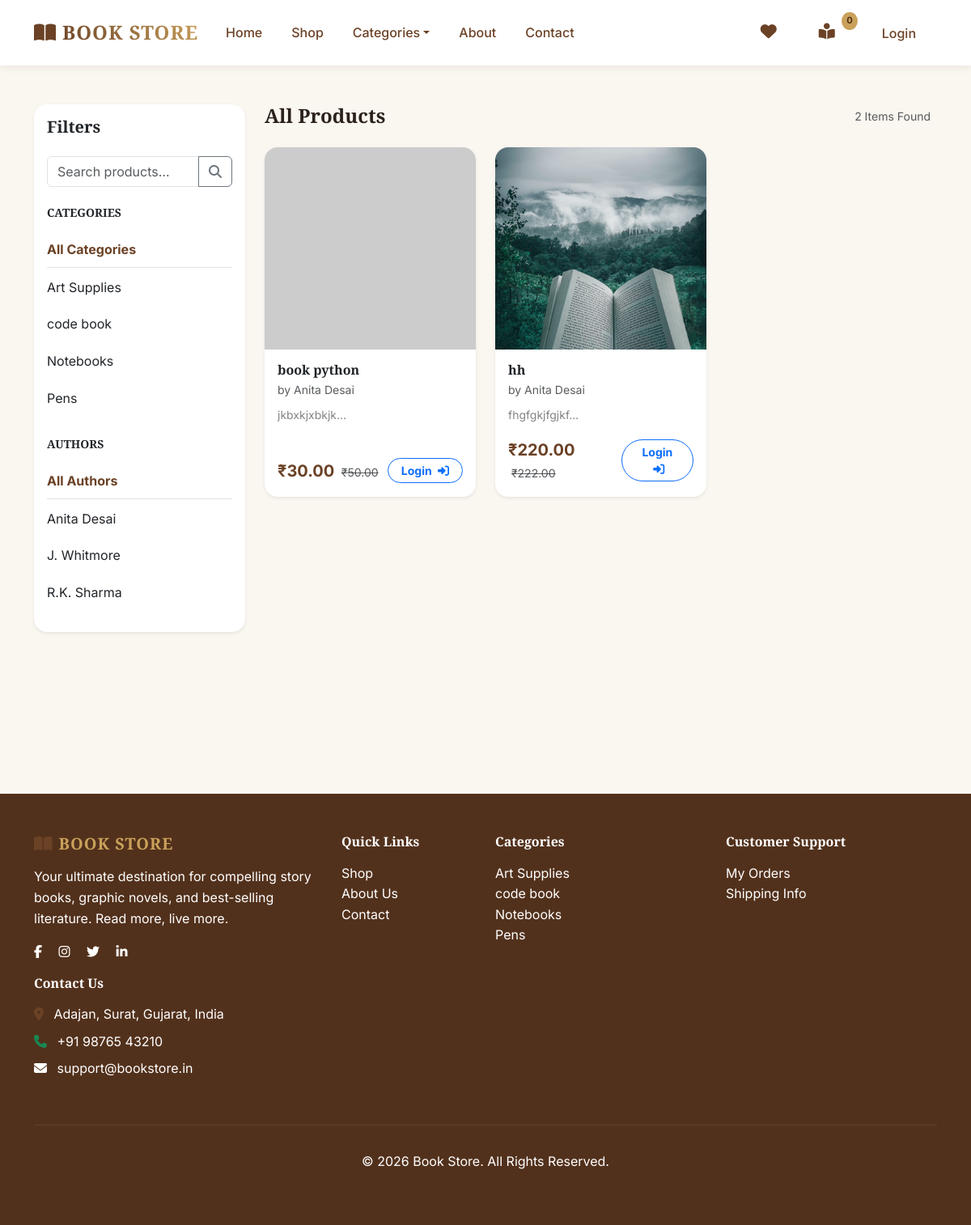
The page /shop.php on the database its author committed.
### tables this page shows
CREATE TABLE `categories` (
  `id` int(11) NOT NULL,
  `name` varchar(255) NOT NULL,
  `description` text DEFAULT NULL,
  `image` varchar(255) DEFAULT NULL,
  `created_at` timestamp NOT NULL DEFAULT current_timestamp()
);

CREATE TABLE `authors` (
  `id` int(11) NOT NULL,
  `name` varchar(255) NOT NULL,
  `bio` text DEFAULT NULL,
  `created_at` timestamp NOT NULL DEFAULT current_timestamp()
);

CREATE TABLE `products` (
  `id` int(11) NOT NULL,
  `category_id` int(11) DEFAULT NULL,
  `author_id` int(11) DEFAULT NULL,
  `name` varchar(255) NOT NULL,
  `isbn` varchar(20) DEFAULT NULL,
  `publisher` varchar(255) DEFAULT NULL,
  `publication_date` date DEFAULT NULL,
  `description` text DEFAULT NULL,
  `price` decimal(10,2) NOT NULL,
  `discount` decimal(10,2) NOT NULL DEFAULT 0.00,
  `stock` int(11) NOT NULL,
  `image` varchar(255) DEFAULT NULL,
  `status` enum('active','inactive') DEFAULT 'active',
  `created_at` timestamp NOT NULL DEFAULT current_timestamp()
);

### core/classes/Database.php (called while the page is built, shortened)
<?php
class Database {
    private $host = DB_HOST;
    private $user = DB_USER;
    private $pass = DB_PASS;
    private $dbname = DB_NAME;
    private $dbh;
    public function __construct() {
        $dsn = 'mysql:host=' . $this->host . ';dbname=' . $this->dbname;
        $options = array(
            PDO::ATTR_ERRMODE => PDO::ERRMODE_EXCEPTION,
            PDO::ATTR_DEFAULT_FETCH_MODE => PDO::FETCH_ASSOC
        );
        try {
            $this->dbh = new PDO($dsn, $this->user, $this->pass, $options);
        } catch (PDOException $e) {
            $this->error = $e->getMessage();
            $current = basename($_SERVER['SCRIPT_NAME'] ?? '');
            if ($current !== 'setup.php' && php_sapi_name() !== 'cli') {
                $proto = (!empty($_SERVER['HTTPS']) && $_SERVER['HTTPS'] !== 'off') ? 'https' : 'http';
                $host = $_SERVER['HTTP_HOST'] ?? 'localhost';
                $dir = rtrim(dirname($_SERVER['SCRIPT_NAME']), '/');
                $dir = preg_replace('#/(admin|core|includes)(/.*)?$#', '', $dir);
                $dir = rtrim($dir, '/');
                $setupUrl = $proto . '://' . $host . $dir . '/setup.php';
                if (!headers_sent()) {
                    header("Location: $setupUrl");
                    exit;
                } else {
                    echo "<div style='font-family:sans-serif;max-width:600px;margin:40px auto;padding:24px;border:1px solid #fecaca;background:#fef2f2;border-radius:12px;text-align:center'>"
                        . "<h3 style='color:#991b1b'>Database not ready!</h3>"
                        . "<p>XAMPP me MySQL start karo aur <a href='$setupUrl' style='color:#0d6efd;font-weight:bold'>setup.php</a> kholo.</p>"
                        . "<p style='font-size:12px;color:#666'>Error: ".htmlspecialchars($this->error)."</p>"
                        . "<a href='$setupUrl' style='display:inline-block;margin-top:10px;padding:10px 20px;background:#0d6efd;color:#fff;border-radius:999px;text-decoration:none'>Go to Setup →</a>"
                        . "</div>";
                    exit;
                }
            }
        }
    }
    public function query($sql) {
        return $this->dbh->prepare($sql);
    }
}
?>

### core/classes/Product.php (called while the page is built, shortened)
<?php
class Product {
    private $db;
    public function __construct($db) {
        $this->db = $db;
    }
    public function getCategories() {
        $stmt = $this->db->query("SELECT * FROM categories ORDER BY name ASC");
        $stmt->execute();
        return $stmt->fetchAll(PDO::FETCH_ASSOC);
    }
    public function getFilteredProducts($category_id = null, $author_id = null, $search = '') {
        $sql = "SELECT p.*, c.name as category_name, a.name as author_name FROM products p LEFT JOIN categories c ON p.category_id = c.id LEFT JOIN authors a ON p.author_id = a.id WHERE p.status = 'active'";
        $params = [];
        $sql .= " ORDER BY p.created_at DESC";
        $stmt = $this->db->query($sql);
        $stmt->execute($params);
        return $stmt->fetchAll(PDO::FETCH_ASSOC);
    }
    public function getAuthors() {
        $stmt = $this->db->query("SELECT * FROM authors ORDER BY name ASC");
        $stmt->execute();
        return $stmt->fetchAll(PDO::FETCH_ASSOC);
    }
}
?>

### shop.php (the view, shortened to what this page needs)
<?php
require_once 'includes/header.php';
$category_id = isset($_GET['category']) && $_GET['category'] !== '' ? $_GET['category'] : null;
$author_id = isset($_GET['author']) && $_GET['author'] !== '' ? $_GET['author'] : null;
$search = isset($_GET['search']) ? trim($_GET['search']) : '';
$products = $productModel->getFilteredProducts($category_id, $author_id, $search);
$categories = $productModel->getCategories();
$authors = $productModel->getAuthors();
?>
<div class="container py-5">
    <div class="row">
        <div class="col-lg-3 mb-4">
            <div class="card border-0 shadow-sm rounded-4 p-3 sticky-lg-top" style="top: 100px;">
                <h5 class="fw-bold mb-4">Filters</h5>
                <form action="shop.php" method="GET" class="mb-4">
                    <div class="input-group">
                        <input type="text" name="search" class="form-control" placeholder="Search products..." value="<?php echo htmlspecialchars($search); ?>">
                        <button class="btn btn-outline-secondary" type="submit"><i class="fas fa-search"></i></button>
                    </div>
                </form>
                <h6 class="fw-bold mb-3 small text-uppercase ls-1">Categories</h6>
                <div class="list-group list-group-flush mb-4">
                    <a href="shop.php?<?php echo http_build_query(array_filter(['author' => $author_id, 'search' => $search])); ?>" class="list-group-item list-group-item-action border-0 px-0 mb-1 <?php echo !$category_id ? 'fw-bold text-primary border-bottom' : ''; ?>">
                        All Categories
                    </a>
                    <?php foreach($categories as $cat): ?>
                    <a href="shop.php?<?php echo http_build_query(array_filter(['category' => $cat['id'], 'author' => $author_id, 'search' => $search])); ?>" class="list-group-item list-group-item-action border-0 px-0 mb-1 <?php echo $category_id == $cat['id'] ? 'fw-bold text-primary border-bottom' : ''; ?>">
                        <?php echo htmlspecialchars($cat['name']); ?>
                    </a>
                    <?php endforeach; ?>
                </div>
                <h6 class="fw-bold mb-3 small text-uppercase ls-1">Authors</h6>
                <div class="list-group list-group-flush mb-2">
                    <a href="shop.php?<?php echo http_build_query(array_filter(['category' => $category_id, 'search' => $search])); ?>" class="list-group-item list-group-item-action border-0 px-0 mb-1 <?php echo !$author_id ? 'fw-bold text-primary border-bottom' : ''; ?>">
                        All Authors
                    </a>
                    <?php foreach($authors as $a): ?>
                    <a href="shop.php?<?php echo http_build_query(array_filter(['category' => $category_id, 'author' => $a['id'], 'search' => $search])); ?>" class="list-group-item list-group-item-action border-0 px-0 mb-1 <?php echo $author_id == $a['id'] ? 'fw-bold text-primary border-bottom' : ''; ?>">
                        <?php echo htmlspecialchars($a['name']); ?>
                    </a>
                    <?php endforeach; ?>
                </div>
            </div>
        </div>
        <div class="col-lg-9">
            <div class="d-flex justify-content-between align-items-center mb-4">
                <h4 class="fw-bold mb-0">
                    <?php
                    $title_parts = [];
                    echo !empty($title_parts) ? implode(' &middot; ', $title_parts) : 'All Products';
                    ?>
                </h4>
                <div class="d-flex align-items-center">
                    <small class="text-muted me-2"><?php echo count($products); ?> Items Found</small>
                </div>
            </div>
            <div class="row g-4">
                <?php if(empty($products)): ?>
                    <div class="col-12 py-5 text-center">
                        <i class="fas fa-search-minus display-1 opacity-25 mb-3"></i>
                        <h4 class="fw-light">No products found matching your criteria.</h4>
                    </div>
                <?php else: ?>
                    <?php foreach($products as $p):
                        $p_final = $p['price'] - $p['discount'];
                    ?>
                    <div class="col-md-4 col-sm-6">
                        <div class="card product-card h-100 shadow-sm border-0 rounded-4 overflow-hidden">
                            <img src="assets/images/<?php echo $p['image']; ?>" class="card-img-top" alt="<?php echo htmlspecialchars($p['name']); ?>" onerror="this.src='https://via.placeholder.com/300x300?text=<?php echo urlencode($p['name']); ?>'">
                            <div class="card-body d-flex flex-column">
                                <h6 class="fw-bold mb-1">
                                    <a href="product.php?id=<?php echo $p['id']; ?>" class="text-dark text-decoration-none"><?php echo htmlspecialchars($p['name']); ?></a>
                                </h6>
                                <?php if(!empty($p['author_name'])): ?>
                                    <small class="text-muted mb-2">by <?php echo htmlspecialchars($p['author_name']); ?></small>
                                <?php endif; ?>
                                <p class="text-muted small flex-grow-1 opacity-75 mb-3"><?php echo htmlspecialchars(substr($p['description'], 0, 80)); ?>...</p>
                                    <div class="mt-auto d-flex align-items-center justify-content-between">
                                        <span>
                                            <span class="fw-bold text-primary fs-5"><?php echo CURRENCY; ?><?php echo number_format($p_final, 2); ?></span>
                                            <?php if($p['discount'] > 0): ?>
                                                <small class="text-muted text-decoration-line-through ms-1"><?php echo CURRENCY; ?><?php echo number_format($p['price'], 2); ?></small>
                                            <?php endif; ?>
                                        </span>
                                        <div class="d-flex gap-2">
                                            <?php if(isset($_SESSION['user_id'])): ?>
                                                <form action="wishlist_action.php" method="POST" class="m-0">
                                                    <input type="hidden" name="product_id" value="<?php echo $p['id']; ?>">
                                                    <input type="hidden" name="action" value="add">
                                                    <button type="submit" class="btn btn-outline-danger rounded-pill px-3 shadow-sm" title="Add to Favorite">
                                                        <i class="fas fa-heart"></i>
                                                    </button>
                                                </form>
                                                <form action="cart_action.php" method="POST" class="m-0">
                                                    <input type="hidden" name="product_id" value="<?php echo $p['id']; ?>">
                                                    <input type="hidden" name="action" value="add">
                                                    <button type="submit" class="btn btn-primary rounded-pill px-3 shadow-sm" title="Add to Cart">
                                                        <i class="fas fa-cart-plus"></i>
                                                    </button>
                                                </form>
                                            <?php else: ?>
                                                <a href="login.php" class="btn btn-outline-primary btn-sm rounded-pill px-3 fw-bold" title="Login to buy">
                                                    Login <i class="fas fa-sign-in-alt ms-1"></i>
                                                </a>
                                            <?php endif; ?>
                                        </div>
                                    </div>
                            </div>
                        </div>
                    </div>
                    <?php endforeach; ?>
                <?php endif; ?>
            </div>
        </div>
    </div>
</div>
<?php require_once 'includes/footer.php'; ?>

### includes/footer.php (shortened to what this page needs)
</main>
<footer class="footer">
    <div class="container">
        <div class="row">
            <div class="col-md-4 mb-3">
                <h5 class="fw-bold mb-3"><i class="fas fa-book-open me-2 text-primary"></i><span class="brand-text">Book Store</span></h5>
                <p>Your ultimate destination for compelling story books, graphic novels, and best-selling literature. Read more, live more.</p>
                <div class="social-links">
                    <a href="#" class="text-white me-3"><i class="fab fa-facebook-f"></i></a>
                    <a href="#" class="text-white me-3"><i class="fab fa-instagram"></i></a>
                    <a href="#" class="text-white me-3"><i class="fab fa-twitter"></i></a>
                    <a href="#" class="text-white"><i class="fab fa-linkedin-in"></i></a>
                </div>
            </div>
            <div class="col-md-2 mb-3">
                <h6 class="fw-bold mb-3">Quick Links</h6>
                <ul class="list-unstyled">
                    <li><a href="<?php echo APP_URL; ?>/shop.php" class="text-white text-decoration-none">Shop</a></li>
                    <li><a href="<?php echo APP_URL; ?>/about.php" class="text-white text-decoration-none">About Us</a></li>
                    <li><a href="<?php echo APP_URL; ?>/contact.php" class="text-white text-decoration-none">Contact</a></li>
                </ul>
            </div>
            <div class="col-md-3 mb-3">
                <h6 class="fw-bold mb-3">Categories</h6>
                <ul class="list-unstyled">
                    <?php
                    if(isset($productModel)) {
                        $footerCats = $productModel->getCategories();
                        $footerCats = array_slice($footerCats, 0, 4);
                        foreach($footerCats as $fc) {
                            echo '<li><a href="'.APP_URL.'/shop.php?category='.$fc['id'].'" class="text-white text-decoration-none">'.$fc['name'].'</a></li>';
                        }
                    }
                    ?>
                </ul>
            </div>
            <div class="col-md-2 mb-3">
                <h6 class="fw-bold mb-3">Customer Support</h6>
                <ul class="list-unstyled">
                    <li><a href="<?php echo APP_URL; ?>/orders.php" class="text-white text-decoration-none">My Orders</a></li>
                    <li><a href="<?php echo APP_URL; ?>/about.php" class="text-white text-decoration-none">Shipping Info</a></li>
                </ul>
            </div>
            <div class="col-md-3 mb-3">
                <h6 class="fw-bold mb-3">Contact Us</h6>
                <ul class="list-unstyled">
                    <li class="mb-2"><i class="fas fa-map-marker-alt me-2 text-primary"></i> Adajan, Surat, Gujarat, India</li>
                    <li class="mb-2"><i class="fas fa-phone me-2 text-success"></i> +91 98765 43210</li>
                    <li class="mb-2"><i class="fas fa-envelope me-2"></i> support@bookstore.in</li>
                </ul>
            </div>
        </div>
        <hr class="mt-4 border-secondary">
        <div class="text-center py-3">
            <p class="mb-0">&copy; <?php echo date("Y"); ?> Book Store. All Rights Reserved.</p>
        </div>
    </div>
</footer>
</body>
</html>

### rows shown on the page
categories: name "Art Supplies"
categories: name "code book"
categories: name "Notebooks"
categories: name "Pens"
authors: name "Anita Desai"
authors: name "J. Whitmore"
authors: name "R.K. Sharma"
products: name "book python", author.name "Anita Desai", description "jkbxkjxbkjk", p_final "30.00", price "50.00"
products: image (picture), name "hh", author.name "Anita Desai", description "fhgfgkjfgjkf", p_final "220.00", price "222.00"

### other values the page prints
count($products) "2"
